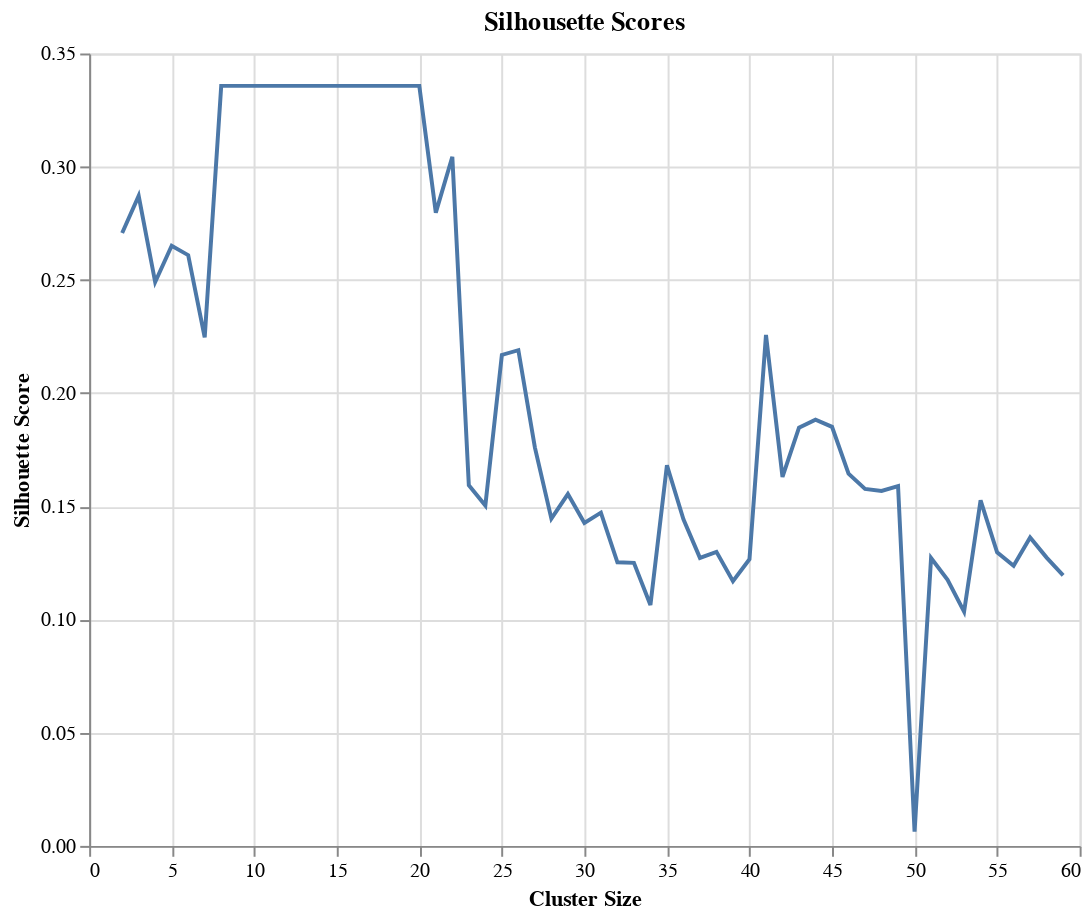

Notebook source saved alongside this figure:
### Markdown cell above
Looking for the best cluster size

### Code cell
import hdbscan
from sklearn.metrics import silhouette_score,calinski_harabasz_score

# Create an instance of HDBSCAN with a specified min_cluster_size
clusters=range(2,60)
silhouette_scores = []

for size in clusters:
    cluster = hdbscan.HDBSCAN(min_cluster_size=size,
                              metric='euclidean',                      
                              cluster_selection_method='eom').fit(umap_embeddings)

    # Fit the clusterer to the data
    cluster.fit(umap_embeddings)

    # Calculate the Silhouette score for the clustering
    silhouette_avg = silhouette_score(umap_embeddings, cluster.labels_)
 
    
    # Print the Silhouette score
    silhouette_scores.append(silhouette_avg)
    #print("The Silhouette score is:", silhouette_avg)

# Create a Pandas DataFrame to store the Silhouette scores and cluster sizes
df = pd.DataFrame({'Cluster Size': clusters, 'Silhouette Score': silhouette_scores})

# Create a line chart using Altair
chart = alt.Chart(df).mark_line().encode(
    x='Cluster Size',
    y='Silhouette Score',
    tooltip=['Cluster Size','Silhouette Score']
).properties(title='Silhousette Scores',height=400,width=500)

# Display the chart
chart

### Figure 1 — Vega-Lite specification as saved in the notebook (floating-point values rounded to 4 significant figures)
{"config": {"view": {"continuousWidth": 400, "continuousHeight": 300}}, "data": {"name": "data-873df8abc85ca5623a9a60d505f18c3d"}, "mark": "line", "encoding": {"tooltip": [{"field": "Cluster Size", "type": "quantitative"}, {"field": "Silhouette Score", "type": "quantitative"}], "x": {"field": "Cluster Size", "type": "quantitative"}, "y": {"field": "Silhouette Score", "type": "quantitative"}}, "height": 400, "title": "Silhousette Scores", "width": 500, "$schema": "https://vega.github.io/schema/vega-lite/v4.17.0.json", "datasets": {"data-873df8abc85ca5623a9a60d505f18c3d": [{"Cluster Size": 2, "Silhouette Score": 0.2707}, {"Cluster Size": 3, "Silhouette Score": 0.2871}, {"Cluster Size": 4, "Silhouette Score": 0.249}, {"Cluster Size": 5, "Silhouette Score": 0.2651}, {"Cluster Size": 6, "Silhouette Score": 0.2609}, {"Cluster Size": 7, "Silhouette Score": 0.2246}, {"Cluster Size": 8, "Silhouette Score": 0.3357}, {"Cluster Size": 9, "Silhouette Score": 0.3357}, {"Cluster Size": 10, "Silhouette Score": 0.3357}, {"Cluster Size": 11, "Silhouette Score": 0.3357}, {"Cluster Size": 12, "Silhouette Score": 0.3357}, {"Cluster Size": 13, "Silhouette Score": 0.3357}, {"Cluster Size": 14, "Silhouette Score": 0.3357}, {"Cluster Size": 15, "Silhouette Score": 0.3357}, {"Cluster Size": 16, "Silhouette Score": 0.3357}, {"Cluster Size": 17, "Silhouette Score": 0.3357}, {"Cluster Size": 18, "Silhouette Score": 0.3357}, {"Cluster Size": 19, "Silhouette Score": 0.3357}, {"Cluster Size": 20, "Silhouette Score": 0.3357}, {"Cluster Size": 21, "Silhouette Score": 0.2797}, {"Cluster Size": 22, "Silhouette Score": 0.3044}, {"Cluster Size": 23, "Silhouette Score": 0.1593}, {"Cluster Size": 24, "Silhouette Score": 0.1503}, {"Cluster Size": 25, "Silhouette Score": 0.2169}, {"Cluster Size": 26, "Silhouette Score": 0.219}, {"Cluster Size": 27, "Silhouette Score": 0.176}, {"Cluster Size": 28, "Silhouette Score": 0.1445}, {"Cluster Size": 29, "Silhouette Score": 0.1554}, {"Cluster Size": 30, "Silhouette Score": 0.1426}, {"Cluster Size": 31, "Silhouette Score": 0.1472}, {"Cluster Size": 32, "Silhouette Score": 0.1252}, {"Cluster Size": 33, "Silhouette Score": 0.125}, {"Cluster Size": 34, "Silhouette Score": 0.1064}, {"Cluster Size": 35, "Silhouette Score": 0.1681}, {"Cluster Size": 36, "Silhouette Score": 0.1442}, {"Cluster Size": 37, "Silhouette Score": 0.1272}, {"Cluster Size": 38, "Silhouette Score": 0.1299}, {"Cluster Size": 39, "Silhouette Score": 0.1169}, {"Cluster Size": 40, "Silhouette Score": 0.1266}, {"Cluster Size": 41, "Silhouette Score": 0.2257}, {"Cluster Size": 42, "Silhouette Score": 0.163}, {"Cluster Size": 43, "Silhouette Score": 0.1847}, {"Cluster Size": 44, "Silhouette Score": 0.1882}, {"Cluster Size": 45, "Silhouette Score": 0.1851}, {"Cluster Size": 46, "Silhouette Score": 0.1644}, {"Cluster Size": 47, "Silhouette Score": 0.1576}, {"Cluster Size": 48, "Silhouette Score": 0.1568}, {"Cluster Size": 49, "Silhouette Score": 0.159}, {"Cluster Size": 50, "Silhouette Score": 0.006293}, {"Cluster Size": 51, "Silhouette Score": 0.1272}, {"Cluster Size": 52, "Silhouette Score": 0.1175}, {"Cluster Size": 53, "Silhouette Score": 0.1034}, {"Cluster Size": 54, "Silhouette Score": 0.1526}, {"Cluster Size": 55, "Silhouette Score": 0.1297}, {"Cluster Size": 56, "Silhouette Score": 0.1238}, {"Cluster Size": 57, "Silhouette Score": 0.1363}, {"Cluster Size": 58, "Silhouette Score": 0.1273}, {"Cluster Size": 59, "Silhouette Score": 0.1195}]}}
